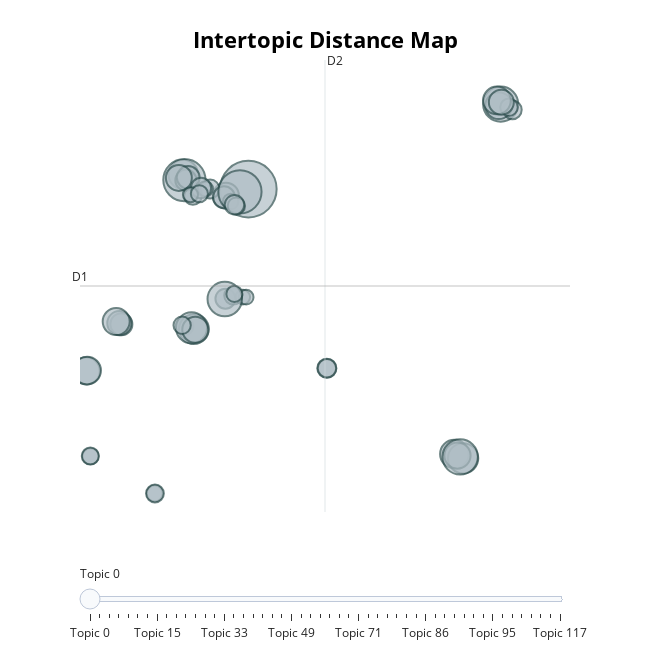

Notebook code cell kept with this figure:
### Code cell
topic_model.visualize_topics()

### Figure 1 — Plotly figure (JSON) as saved in the notebook; plotly's stock layout.template omitted (floating-point values rounded to 4 significant figures; data arrays with more than 128 entries replaced by an {"elided": "..."} marker saying what was removed)
{"data": [{"customdata": {"elided": "50x5 mixed values"}, "hovertemplate": "<b>Topic %{customdata[2]}</b><br>Words: %{customdata[3]}<br>Size: %{customdata[4]}", "legendgroup": "", "marker": {"color": "#B0BEC5", "line": {"color": "DarkSlateGrey", "width": 2}, "size": [107, 395, 220, 32, 26, 101, 114, 55, 49, 64, 60, 45, 42, 85, 152, 84, 83, 27, 40, 43, 155, 44, 38, 40, 91, 29, 59, 51, 110, 30, 147, 89, 38, 28, 119, 231, 39, 37, 84, 72, 95, 36, 32, 32, 95, 77, 90, 36, 37, 47], "sizemode": "area", "sizeref": 0.2469, "symbol": "circle"}, "mode": "markers", "name": "", "orientation": "v", "showlegend": false, "type": "scatter", "x": [2.509, 5.469, 2.559, 1.211, 5.217, 14.84, 15.24, 2.626, 4.425, 2.732, -0.3106, 9.04, 9.045, 14.98, 16.95, 4.447, 2.307, 5.367, 4.782, 17.48, 15.11, 3.728, 2.947, 2.565, -1.906, 3.509, 4.36, 3.312, 2.991, 4.666, 4.396, 16.86, 17.33, 2.835, 2.883, 5.085, 1.219, 4.922, 3.054, -0.4008, -1.87, 3.24, 4.834, -1.715, 16.78, 16.98, -0.5449, -1.723, 2.456, 4.837], "xaxis": "x", "y": [18.01, 16.67, 17.5, -11.34, 6.728, -7.714, -8.11, 17.5, 6.584, 17.74, 4.239, 0.1794, 0.1784, -7.854, 24.49, 16.07, 17.7, 6.725, 6.869, 23.96, -7.976, 16.68, 16.03, 4.049, -0.06396, 16.69, 15.92, 16.77, 3.788, 15.52, 6.55, 24.35, 24.21, 16.15, 3.895, 16.42, -11.35, 15.11, 3.729, 4.329, -0.02807, 16.25, 7.024, -7.917, 24.83, 24.67, 4.473, -7.899, 4.137, 15.23], "yaxis": "y"}], "layout": {"annotations": [{"showarrow": false, "text": "D1", "x": -2.192, "y": 7.751, "yshift": 10}, {"showarrow": false, "text": "D2", "x": 8.956, "xshift": 10, "y": 28.55}], "height": 650, "hoverlabel": {"bgcolor": "white", "font": {"family": "Rockwell", "size": 16}}, "legend": {"itemsizing": "constant", "tracegroupgap": 0}, "margin": {"t": 60}, "shapes": [{"line": {"color": "#CFD8DC", "width": 2}, "type": "line", "x0": 8.956, "x1": 8.956, "y0": -13.05, "y1": 28.55}, {"line": {"color": "#9E9E9E", "width": 2}, "type": "line", "x0": -2.192, "x1": 20.1, "y0": 7.751, "y1": 7.751}], "sliders": [{"active": 0, "pad": {"t": 50}, "steps": [{"args": [{"marker.color": [["red", "#B0BEC5", "#B0BEC5", "#B0BEC5", "#B0BEC5", "#B0BEC5", "#B0BEC5", "#B0BEC5", "#B0BEC5", "#B0BEC5", "#B0BEC5", "#B0BEC5", "#B0BEC5", "#B0BEC5", "#B0BEC5", "#B0BEC5", "#B0BEC5", "#B0BEC5", "#B0BEC5", "#B0BEC5", "#B0BEC5", "#B0BEC5", "#B0BEC5", "#B0BEC5", "#B0BEC5", "#B0BEC5", "#B0BEC5", "#B0BEC5", "#B0BEC5", "#B0BEC5", "#B0BEC5", "#B0BEC5", "#B0BEC5", "#B0BEC5", "#B0BEC5", "#B0BEC5", "#B0BEC5", "#B0BEC5", "#B0BEC5", "#B0BEC5", "#B0BEC5", "#B0BEC5", "#B0BEC5", "#B0BEC5", "#B0BEC5", "#B0BEC5", "#B0BEC5", "#B0BEC5", "#B0BEC5", "#B0BEC5"]]}], "label": "Topic 0", "method": "update"}, {"args": [{"marker.color": [["#B0BEC5", "red", "#B0BEC5", "#B0BEC5", "#B0BEC5", "#B0BEC5", "#B0BEC5", "#B0BEC5", "#B0BEC5", "#B0BEC5", "#B0BEC5", "#B0BEC5", "#B0BEC5", "#B0BEC5", "#B0BEC5", "#B0BEC5", "#B0BEC5", "#B0BEC5", "#B0BEC5", "#B0BEC5", "#B0BEC5", "#B0BEC5", "#B0BEC5", "#B0BEC5", "#B0BEC5", "#B0BEC5", "#B0BEC5", "#B0BEC5", "#B0BEC5", "#B0BEC5", "#B0BEC5", "#B0BEC5", "#B0BEC5", "#B0BEC5", "#B0BEC5", "#B0BEC5", "#B0BEC5", "#B0BEC5", "#B0BEC5", "#B0BEC5", "#B0BEC5", "#B0BEC5", "#B0BEC5", "#B0BEC5", "#B0BEC5", "#B0BEC5", "#B0BEC5", "#B0BEC5", "#B0BEC5", "#B0BEC5"]]}], "label": "Topic 5", "method": "update"}, {"args": [{"marker.color": [["#B0BEC5", "#B0BEC5", "red", "#B0BEC5", "#B0BEC5", "#B0BEC5", "#B0BEC5", "#B0BEC5", "#B0BEC5", "#B0BEC5", "#B0BEC5", "#B0BEC5", "#B0BEC5", "#B0BEC5", "#B0BEC5", "#B0BEC5", "#B0BEC5", "#B0BEC5", "#B0BEC5", "#B0BEC5", "#B0BEC5", "#B0BEC5", "#B0BEC5", "#B0BEC5", "#B0BEC5", "#B0BEC5", "#B0BEC5", "#B0BEC5", "#B0BEC5", "#B0BEC5", "#B0BEC5", "#B0BEC5", "#B0BEC5", "#B0BEC5", "#B0BEC5", "#B0BEC5", "#B0BEC5", "#B0BEC5", "#B0BEC5", "#B0BEC5", "#B0BEC5", "#B0BEC5", "#B0BEC5", "#B0BEC5", "#B0BEC5", "#B0BEC5", "#B0BEC5", "#B0BEC5", "#B0BEC5", "#B0BEC5"]]}], "label": "Topic 6", "method": "update"}, {"args": [{"marker.color": [["#B0BEC5", "#B0BEC5", "#B0BEC5", "red", "#B0BEC5", "#B0BEC5", "#B0BEC5", "#B0BEC5", "#B0BEC5", "#B0BEC5", "#B0BEC5", "#B0BEC5", "#B0BEC5", "#B0BEC5", "#B0BEC5", "#B0BEC5", "#B0BEC5", "#B0BEC5", "#B0BEC5", "#B0BEC5", "#B0BEC5", "#B0BEC5", "#B0BEC5", "#B0BEC5", "#B0BEC5", "#B0BEC5", "#B0BEC5", "#B0BEC5", "#B0BEC5", "#B0BEC5", "#B0BEC5", "#B0BEC5", "#B0BEC5", "#B0BEC5", "#B0BEC5", "#B0BEC5", "#B0BEC5", "#B0BEC5", "#B0BEC5", "#B0BEC5", "#B0BEC5", "#B0BEC5", "#B0BEC5", "#B0BEC5", "#B0BEC5", "#B0BEC5", "#B0BEC5", "#B0BEC5", "#B0BEC5", "#B0BEC5"]]}], "label": "Topic 8", "method": "update"}, {"args": [{"marker.color": [["#B0BEC5", "#B0BEC5", "#B0BEC5", "#B0BEC5", "red", "#B0BEC5", "#B0BEC5", "#B0BEC5", "#B0BEC5", "#B0BEC5", "#B0BEC5", "#B0BEC5", "#B0BEC5", "#B0BEC5", "#B0BEC5", "#B0BEC5", "#B0BEC5", "#B0BEC5", "#B0BEC5", "#B0BEC5", "#B0BEC5", "#B0BEC5", "#B0BEC5", "#B0BEC5", "#B0BEC5", "#B0BEC5", "#B0BEC5", "#B0BEC5", "#B0BEC5", "#B0BEC5", "#B0BEC5", "#B0BEC5", "#B0BEC5", "#B0BEC5", "#B0BEC5", "#B0BEC5", "#B0BEC5", "#B0BEC5", "#B0BEC5", "#B0BEC5", "#B0BEC5", "#B0BEC5", "#B0BEC5", "#B0BEC5", "#B0BEC5", "#B0BEC5", "#B0BEC5", "#B0BEC5", "#B0BEC5", "#B0BEC5"]]}], "label": "Topic 10", "method": "update"}, {"args": [{"marker.color": [["#B0BEC5", "#B0BEC5", "#B0BEC5", "#B0BEC5", "#B0BEC5", "red", "#B0BEC5", "#B0BEC5", "#B0BEC5", "#B0BEC5", "#B0BEC5", "#B0BEC5", "#B0BEC5", "#B0BEC5", "#B0BEC5", "#B0BEC5", "#B0BEC5", "#B0BEC5", "#B0BEC5", "#B0BEC5", "#B0BEC5", "#B0BEC5", "#B0BEC5", "#B0BEC5", "#B0BEC5", "#B0BEC5", "#B0BEC5", "#B0BEC5", "#B0BEC5", "#B0BEC5", "#B0BEC5", "#B0BEC5", "#B0BEC5", "#B0BEC5", "#B0BEC5", "#B0BEC5", "#B0BEC5", "#B0BEC5", "#B0BEC5", "#B0BEC5", "#B0BEC5", "#B0BEC5", "#B0BEC5", "#B0BEC5", "#B0BEC5", "#B0BEC5", "#B0BEC5", "#B0BEC5", "#B0BEC5", "#B0BEC5"]]}], "label": "Topic 13", "method": "update"}, {"args": [{"marker.color": [["#B0BEC5", "#B0BEC5", "#B0BEC5", "#B0BEC5", "#B0BEC5", "#B0BEC5", "red", "#B0BEC5", "#B0BEC5", "#B0BEC5", "#B0BEC5", "#B0BEC5", "#B0BEC5", "#B0BEC5", "#B0BEC5", "#B0BEC5", "#B0BEC5", "#B0BEC5", "#B0BEC5", "#B0BEC5", "#B0BEC5", "#B0BEC5", "#B0BEC5", "#B0BEC5", "#B0BEC5", "#B0BEC5", "#B0BEC5", "#B0BEC5", "#B0BEC5", "#B0BEC5", "#B0BEC5", "#B0BEC5", "#B0BEC5", "#B0BEC5", "#B0BEC5", "#B0BEC5", "#B0BEC5", "#B0BEC5", "#B0BEC5", "#B0BEC5", "#B0BEC5", "#B0BEC5", "#B0BEC5", "#B0BEC5", "#B0BEC5", "#B0BEC5", "#B0BEC5", "#B0BEC5", "#B0BEC5", "#B0BEC5"]]}], "label": "Topic 14", "method": "update"}, {"args": [{"marker.color": [["#B0BEC5", "#B0BEC5", "#B0BEC5", "#B0BEC5", "#B0BEC5", "#B0BEC5", "#B0BEC5", "red", "#B0BEC5", "#B0BEC5", "#B0BEC5", "#B0BEC5", "#B0BEC5", "#B0BEC5", "#B0BEC5", "#B0BEC5", "#B0BEC5", "#B0BEC5", "#B0BEC5", "#B0BEC5", "#B0BEC5", "#B0BEC5", "#B0BEC5", "#B0BEC5", "#B0BEC5", "#B0BEC5", "#B0BEC5", "#B0BEC5", "#B0BEC5", "#B0BEC5", "#B0BEC5", "#B0BEC5", "#B0BEC5", "#B0BEC5", "#B0BEC5", "#B0BEC5", "#B0BEC5", "#B0BEC5", "#B0BEC5", "#B0BEC5", "#B0BEC5", "#B0BEC5", "#B0BEC5", "#B0BEC5", "#B0BEC5", "#B0BEC5", "#B0BEC5", "#B0BEC5", "#B0BEC5", "#B0BEC5"]]}], "label": "Topic 15", "method": "update"}, {"args": [{"marker.color": [["#B0BEC5", "#B0BEC5", "#B0BEC5", "#B0BEC5", "#B0BEC5", "#B0BEC5", "#B0BEC5", "#B0BEC5", "red", "#B0BEC5", "#B0BEC5", "#B0BEC5", "#B0BEC5", "#B0BEC5", "#B0BEC5", "#B0BEC5", "#B0BEC5", "#B0BEC5", "#B0BEC5", "#B0BEC5", "#B0BEC5", "#B0BEC5", "#B0BEC5", "#B0BEC5", "#B0BEC5", "#B0BEC5", "#B0BEC5", "#B0BEC5", "#B0BEC5", "#B0BEC5", "#B0BEC5", "#B0BEC5", "#B0BEC5", "#B0BEC5", "#B0BEC5", "#B0BEC5", "#B0BEC5", "#B0BEC5", "#B0BEC5", "#B0BEC5", "#B0BEC5", "#B0BEC5", "#B0BEC5", "#B0BEC5", "#B0BEC5", "#B0BEC5", "#B0BEC5", "#B0BEC5", "#B0BEC5", "#B0BEC5"]]}], "label": "Topic 20", "method": "update"}, {"args": [{"marker.color": [["#B0BEC5", "#B0BEC5", "#B0BEC5", "#B0BEC5", "#B0BEC5", "#B0BEC5", "#B0BEC5", "#B0BEC5", "#B0BEC5", "red", "#B0BEC5", "#B0BEC5", "#B0BEC5", "#B0BEC5", "#B0BEC5", "#B0BEC5", "#B0BEC5", "#B0BEC5", "#B0BEC5", "#B0BEC5", "#B0BEC5", "#B0BEC5", "#B0BEC5", "#B0BEC5", "#B0BEC5", "#B0BEC5", "#B0BEC5", "#B0BEC5", "#B0BEC5", "#B0BEC5", "#B0BEC5", "#B0BEC5", "#B0BEC5", "#B0BEC5", "#B0BEC5", "#B0BEC5", "#B0BEC5", "#B0BEC5", "#B0BEC5", "#B0BEC5", "#B0BEC5", "#B0BEC5", "#B0BEC5", "#B0BEC5", "#B0BEC5", "#B0BEC5", "#B0BEC5", "#B0BEC5", "#B0BEC5", "#B0BEC5"]]}], "label": "Topic 23", "method": "update"}, {"args": [{"marker.color": [["#B0BEC5", "#B0BEC5", "#B0BEC5", "#B0BEC5", "#B0BEC5", "#B0BEC5", "#B0BEC5", "#B0BEC5", "#B0BEC5", "#B0BEC5", "red", "#B0BEC5", "#B0BEC5", "#B0BEC5", "#B0BEC5", "#B0BEC5", "#B0BEC5", "#B0BEC5", "#B0BEC5", "#B0BEC5", "#B0BEC5", "#B0BEC5", "#B0BEC5", "#B0BEC5", "#B0BEC5", "#B0BEC5", "#B0BEC5", "#B0BEC5", "#B0BEC5", "#B0BEC5", "#B0BEC5", "#B0BEC5", "#B0BEC5", "#B0BEC5", "#B0BEC5", "#B0BEC5", "#B0BEC5", "#B0BEC5", "#B0BEC5", "#B0BEC5", "#B0BEC5", "#B0BEC5", "#B0BEC5", "#B0BEC5", "#B0BEC5", "#B0BEC5", "#B0BEC5", "#B0BEC5", "#B0BEC5", "#B0BEC5"]]}], "label": "Topic 27", "method": "update"}, {"args": [{"marker.color": [["#B0BEC5", "#B0BEC5", "#B0BEC5", "#B0BEC5", "#B0BEC5", "#B0BEC5", "#B0BEC5", "#B0BEC5", "#B0BEC5", "#B0BEC5", "#B0BEC5", "red", "#B0BEC5", "#B0BEC5", "#B0BEC5", "#B0BEC5", "#B0BEC5", "#B0BEC5", "#B0BEC5", "#B0BEC5", "#B0BEC5", "#B0BEC5", "#B0BEC5", "#B0BEC5", "#B0BEC5", "#B0BEC5", "#B0BEC5", "#B0BEC5", "#B0BEC5", "#B0BEC5", "#B0BEC5", "#B0BEC5", "#B0BEC5", "#B0BEC5", "#B0BEC5", "#B0BEC5", "#B0BEC5", "#B0BEC5", "#B0BEC5", "#B0BEC5", "#B0BEC5", "#B0BEC5", "#B0BEC5", "#B0BEC5", "#B0BEC5", "#B0BEC5", "#B0BEC5", "#B0BEC5", "#B0BEC5", "#B0BEC5"]]}], "label": "Topic 28", "method": "update"}, {"args": [{"marker.color": [["#B0BEC5", "#B0BEC5", "#B0BEC5", "#B0BEC5", "#B0BEC5", "#B0BEC5", "#B0BEC5", "#B0BEC5", "#B0BEC5", "#B0BEC5", "#B0BEC5", "#B0BEC5", "red", "#B0BEC5", "#B0BEC5", "#B0BEC5", "#B0BEC5", "#B0BEC5", "#B0BEC5", "#B0BEC5", "#B0BEC5", "#B0BEC5", "#B0BEC5", "#B0BEC5", "#B0BEC5", "#B0BEC5", "#B0BEC5", "#B0BEC5", "#B0BEC5", "#B0BEC5", "#B0BEC5", "#B0BEC5", "#B0BEC5", "#B0BEC5", "#B0BEC5", "#B0BEC5", "#B0BEC5", "#B0BEC5", "#B0BEC5", "#B0BEC5", "#B0BEC5", "#B0BEC5", "#B0BEC5", "#B0BEC5", "#B0BEC5", "#B0BEC5", "#B0BEC5", "#B0BEC5", "#B0BEC5", "#B0BEC5"]]}], "label": "Topic 29", "method": "update"}, {"args": [{"marker.color": [["#B0BEC5", "#B0BEC5", "#B0BEC5", "#B0BEC5", "#B0BEC5", "#B0BEC5", "#B0BEC5", "#B0BEC5", "#B0BEC5", "#B0BEC5", "#B0BEC5", "#B0BEC5", "#B0BEC5", "red", "#B0BEC5", "#B0BEC5", "#B0BEC5", "#B0BEC5", "#B0BEC5", "#B0BEC5", "#B0BEC5", "#B0BEC5", "#B0BEC5", "#B0BEC5", "#B0BEC5", "#B0BEC5", "#B0BEC5", "#B0BEC5", "#B0BEC5", "#B0BEC5", "#B0BEC5", "#B0BEC5", "#B0BEC5", "#B0BEC5", "#B0BEC5", "#B0BEC5", "#B0BEC5", "#B0BEC5", "#B0BEC5", "#B0BEC5", "#B0BEC5", "#B0BEC5", "#B0BEC5", "#B0BEC5", "#B0BEC5", "#B0BEC5", "#B0BEC5", "#B0BEC5", "#B0BEC5", "#B0BEC5"]]}], "label": "Topic 32", "method": "update"}, {"args": [{"marker.color": [["#B0BEC5", "#B0BEC5", "#B0BEC5", "#B0BEC5", "#B0BEC5", "#B0BEC5", "#B0BEC5", "#B0BEC5", "#B0BEC5", "#B0BEC5", "#B0BEC5", "#B0BEC5", "#B0BEC5", "#B0BEC5", "red", "#B0BEC5", "#B0BEC5", "#B0BEC5", "#B0BEC5", "#B0BEC5", "#B0BEC5", "#B0BEC5", "#B0BEC5", "#B0BEC5", "#B0BEC5", "#B0BEC5", "#B0BEC5", "#B0BEC5", "#B0BEC5", "#B0BEC5", "#B0BEC5", "#B0BEC5", "#B0BEC5", "#B0BEC5", "#B0BEC5", "#B0BEC5", "#B0BEC5", "#B0BEC5", "#B0BEC5", "#B0BEC5", "#B0BEC5", "#B0BEC5", "#B0BEC5", "#B0BEC5", "#B0BEC5", "#B0BEC5", "#B0BEC5", "#B0BEC5", "#B0BEC5", "#B0BEC5"]]}], "label": "Topic 33", "method": "update"}, {"args": [{"marker.color": [["#B0BEC5", "#B0BEC5", "#B0BEC5", "#B0BEC5", "#B0BEC5", "#B0BEC5", "#B0BEC5", "#B0BEC5", "#B0BEC5", "#B0BEC5", "#B0BEC5", "#B0BEC5", "#B0BEC5", "#B0BEC5", "#B0BEC5", "red", "#B0BEC5", "#B0BEC5", "#B0BEC5", "#B0BEC5", "#B0BEC5", "#B0BEC5", "#B0BEC5", "#B0BEC5", "#B0BEC5", "#B0BEC5", "#B0BEC5", "#B0BEC5", "#B0BEC5", "#B0BEC5", "#B0BEC5", "#B0BEC5", "#B0BEC5", "#B0BEC5", "#B0BEC5", "#B0BEC5", "#B0BEC5", "#B0BEC5", "#B0BEC5", "#B0BEC5", "#B0BEC5", "#B0BEC5", "#B0BEC5", "#B0BEC5", "#B0BEC5", "#B0BEC5", "#B0BEC5", "#B0BEC5", "#B0BEC5", "#B0BEC5"]]}], "label": "Topic 35", "method": "update"}, {"args": [{"marker.color": [["#B0BEC5", "#B0BEC5", "#B0BEC5", "#B0BEC5", "#B0BEC5", "#B0BEC5", "#B0BEC5", "#B0BEC5", "#B0BEC5", "#B0BEC5", "#B0BEC5", "#B0BEC5", "#B0BEC5", "#B0BEC5", "#B0BEC5", "#B0BEC5", "red", "#B0BEC5", "#B0BEC5", "#B0BEC5", "#B0BEC5", "#B0BEC5", "#B0BEC5", "#B0BEC5", "#B0BEC5", "#B0BEC5", "#B0BEC5", "#B0BEC5", "#B0BEC5", "#B0BEC5", "#B0BEC5", "#B0BEC5", "#B0BEC5", "#B0BEC5", "#B0BEC5", "#B0BEC5", "#B0BEC5", "#B0BEC5", "#B0BEC5", "#B0BEC5", "#B0BEC5", "#B0BEC5", "#B0BEC5", "#B0BEC5", "#B0BEC5", "#B0BEC5", "#B0BEC5", "#B0BEC5", "#B0BEC5", "#B0BEC5"]]}], "label": "Topic 37", "method": "update"}, {"args": [{"marker.color": [["#B0BEC5", "#B0BEC5", "#B0BEC5", "#B0BEC5", "#B0BEC5", "#B0BEC5", "#B0BEC5", "#B0BEC5", "#B0BEC5", "#B0BEC5", "#B0BEC5", "#B0BEC5", "#B0BEC5", "#B0BEC5", "#B0BEC5", "#B0BEC5", "#B0BEC5", "red", "#B0BEC5", "#B0BEC5", "#B0BEC5", "#B0BEC5", "#B0BEC5", "#B0BEC5", "#B0BEC5", "#B0BEC5", "#B0BEC5", "#B0BEC5", "#B0BEC5", "#B0BEC5", "#B0BEC5", "#B0BEC5", "#B0BEC5", "#B0BEC5", "#B0BEC5", "#B0BEC5", "#B0BEC5", "#B0BEC5", "#B0BEC5", "#B0BEC5", "#B0BEC5", "#B0BEC5", "#B0BEC5", "#B0BEC5", "#B0BEC5", "#B0BEC5", "#B0BEC5", "#B0BEC5", "#B0BEC5", "#B0BEC5"]]}], "label": "Topic 41", "method": "update"}, {"args": [{"marker.color": [["#B0BEC5", "#B0BEC5", "#B0BEC5", "#B0BEC5", "#B0BEC5", "#B0BEC5", "#B0BEC5", "#B0BEC5", "#B0BEC5", "#B0BEC5", "#B0BEC5", "#B0BEC5", "#B0BEC5", "#B0BEC5", "#B0BEC5", "#B0BEC5", "#B0BEC5", "#B0BEC5", "red", "#B0BEC5", "#B0BEC5", "#B0BEC5", "#B0BEC5", "#B0BEC5", "#B0BEC5", "#B0BEC5", "#B0BEC5", "#B0BEC5", "#B0BEC5", "#B0BEC5", "#B0BEC5", "#B0BEC5", "#B0BEC5", "#B0BEC5", "#B0BEC5", "#B0BEC5", "#B0BEC5", "#B0BEC5", "#B0BEC5", "#B0BEC5", "#B0BEC5", "#B0BEC5", "#B0BEC5", "#B0BEC5", "#B0BEC5", "#B0BEC5", "#B0BEC5", "#B0BEC5", "#B0BEC5", "#B0BEC5"]]}], "label": "Topic 42", "method": "update"}, {"args": [{"marker.color": [["#B0BEC5", "#B0BEC5", "#B0BEC5", "#B0BEC5", "#B0BEC5", "#B0BEC5", "#B0BEC5", "#B0BEC5", "#B0BEC5", "#B0BEC5", "#B0BEC5", "#B0BEC5", "#B0BEC5", "#B0BEC5", "#B0BEC5", "#B0BEC5", "#B0BEC5", "#B0BEC5", "#B0BEC5", "red", "#B0BEC5", "#B0BEC5", "#B0BEC5", "#B0BEC5", "#B0BEC5", "#B0BEC5", "#B0BEC5", "#B0BEC5", "#B0BEC5", "#B0BEC5", "#B0BEC5", "#B0BEC5", "#B0BEC5", "#B0BEC5", "#B0BEC5", "#B0BEC5", "#B0BEC5", "#B0BEC5", "#B0BEC5", "#B0BEC5", "#B0BEC5", "#B0BEC5", "#B0BEC5", "#B0BEC5", "#B0BEC5", "#B0BEC5", "#B0BEC5", "#B0BEC5", "#B0BEC5", "#B0BEC5"]]}], "label": "Topic 44", "method": "update"}, {"args": [{"marker.color": [["#B0BEC5", "#B0BEC5", "#B0BEC5", "#B0BEC5", "#B0BEC5", "#B0BEC5", "#B0BEC5", "#B0BEC5", "#B0BEC5", "#B0BEC5", "#B0BEC5", "#B0BEC5", "#B0BEC5", "#B0BEC5", "#B0BEC5", "#B0BEC5", "#B0BEC5", "#B0BEC5", "#B0BEC5", "#B0BEC5", "red", "#B0BEC5", "#B0BEC5", "#B0BEC5", "#B0BEC5", "#B0BEC5", "#B0BEC5", "#B0BEC5", "#B0BEC5", "#B0BEC5", "#B0BEC5", "#B0BEC5", "#B0BEC5", "#B0BEC5", "#B0BEC5", "#B0BEC5", "#B0BEC5", "#B0BEC5", "#B0BEC5", "#B0BEC5", "#B0BEC5", "#B0BEC5", "#B0BEC5", "#B0BEC5", "#B0BEC5", "#B0BEC5", "#B0BEC5", "#B0BEC5", "#B0BEC5", "#B0BEC5"]]}], "label": "Topic 47", "method": "update"}, {"args": [{"marker.color": [["#B0BEC5", "#B0BEC5", "#B0BEC5", "#B0BEC5", "#B0BEC5", "#B0BEC5", "#B0BEC5", "#B0BEC5", "#B0BEC5", "#B0BEC5", "#B0BEC5", "#B0BEC5", "#B0BEC5", "#B0BEC5", "#B0BEC5", "#B0BEC5", "#B0BEC5", "#B0BEC5", "#B0BEC5", "#B0BEC5", "#B0BEC5", "red", "#B0BEC5", "#B0BEC5", "#B0BEC5", "#B0BEC5", "#B0BEC5", "#B0BEC5", "#B0BEC5", "#B0BEC5", "#B0BEC5", "#B0BEC5", "#B0BEC5", "#B0BEC5", "#B0BEC5", "#B0BEC5", "#B0BEC5", "#B0BEC5", "#B0BEC5", "#B0BEC5", "#B0BEC5", "#B0BEC5", "#B0BEC5", "#B0BEC5", "#B0BEC5", "#B0BEC5", "#B0BEC5", "#B0BEC5", "#B0BEC5", "#B0BEC5"]]}], "label": "Topic 49", "method": "update"}, {"args": [{"marker.color": [["#B0BEC5", "#B0BEC5", "#B0BEC5", "#B0BEC5", "#B0BEC5", "#B0BEC5", "#B0BEC5", "#B0BEC5", "#B0BEC5", "#B0BEC5", "#B0BEC5", "#B0BEC5", "#B0BEC5", "#B0BEC5", "#B0BEC5", "#B0BEC5", "#B0BEC5", "#B0BEC5", "#B0BEC5", "#B0BEC5", "#B0BEC5", "#B0BEC5", "red", "#B0BEC5", "#B0BEC5", "#B0BEC5", "#B0BEC5", "#B0BEC5", "#B0BEC5", "#B0BEC5", "#B0BEC5", "#B0BEC5", "#B0BEC5", "#B0BEC5", "#B0BEC5", "#B0BEC5", "#B0BEC5", "#B0BEC5", "#B0BEC5", "#B0BEC5", "#B0BEC5", "#B0BEC5", "#B0BEC5", "#B0BEC5", "#B0BEC5", "#B0BEC5", "#B0BEC5", "#B0BEC5", "#B0BEC5", "#B0BEC5"]]}], "label": "Topic 60", "method": "update"}, {"args": [{"marker.color": [["#B0BEC5", "#B0BEC5", "#B0BEC5", "#B0BEC5", "#B0BEC5", "#B0BEC5", "#B0BEC5", "#B0BEC5", "#B0BEC5", "#B0BEC5", "#B0BEC5", "#B0BEC5", "#B0BEC5", "#B0BEC5", "#B0BEC5", "#B0BEC5", "#B0BEC5", "#B0BEC5", "#B0BEC5", "#B0BEC5", "#B0BEC5", "#B0BEC5", "#B0BEC5", "red", "#B0BEC5", "#B0BEC5", "#B0BEC5", "#B0BEC5", "#B0BEC5", "#B0BEC5", "#B0BEC5", "#B0BEC5", "#B0BEC5", "#B0BEC5", "#B0BEC5", "#B0BEC5", "#B0BEC5", "#B0BEC5", "#B0BEC5", "#B0BEC5", "#B0BEC5", "#B0BEC5", "#B0BEC5", "#B0BEC5", "#B0BEC5", "#B0BEC5", "#B0BEC5", "#B0BEC5", "#B0BEC5", "#B0BEC5"]]}], "label": "Topic 61", "method": "update"}, {"args": [{"marker.color": [["#B0BEC5", "#B0BEC5", "#B0BEC5", "#B0BEC5", "#B0BEC5", "#B0BEC5", "#B0BEC5", "#B0BEC5", "#B0BEC5", "#B0BEC5", "#B0BEC5", "#B0BEC5", "#B0BEC5", "#B0BEC5", "#B0BEC5", "#B0BEC5", "#B0BEC5", "#B0BEC5", "#B0BEC5", "#B0BEC5", "#B0BEC5", "#B0BEC5", "#B0BEC5", "#B0BEC5", "red", "#B0BEC5", "#B0BEC5", "#B0BEC5", "#B0BEC5", "#B0BEC5", "#B0BEC5", "#B0BEC5", "#B0BEC5", "#B0BEC5", "#B0BEC5", "#B0BEC5", "#B0BEC5", "#B0BEC5", "#B0BEC5", "#B0BEC5", "#B0BEC5", "#B0BEC5", "#B0BEC5", "#B0BEC5", "#B0BEC5", "#B0BEC5", "#B0BEC5", "#B0BEC5", "#B0BEC5", "#B0BEC5"]]}], "label": "Topic 64", "method": "update"}, {"args": [{"marker.color": [["#B0BEC5", "#B0BEC5", "#B0BEC5", "#B0BEC5", "#B0BEC5", "#B0BEC5", "#B0BEC5", "#B0BEC5", "#B0BEC5", "#B0BEC5", "#B0BEC5", "#B0BEC5", "#B0BEC5", "#B0BEC5", "#B0BEC5", "#B0BEC5", "#B0BEC5", "#B0BEC5", "#B0BEC5", "#B0BEC5", "#B0BEC5", "#B0BEC5", "#B0BEC5", "#B0BEC5", "#B0BEC5", "red", "#B0BEC5", "#B0BEC5", "#B0BEC5", "#B0BEC5", "#B0BEC5", "#B0BEC5", "#B0BEC5", "#B0BEC5", "#B0BEC5", "#B0BEC5", "#B0BEC5", "#B0BEC5", "#B0BEC5", "#B0BEC5", "#B0BEC5", "#B0BEC5", "#B0BEC5", "#B0BEC5", "#B0BEC5", "#B0BEC5", "#B0BEC5", "#B0BEC5", "#B0BEC5", "#B0BEC5"]]}], "label": "Topic 65", "method": "update"}, {"args": [{"marker.color": [["#B0BEC5", "#B0BEC5", "#B0BEC5", "#B0BEC5", "#B0BEC5", "#B0BEC5", "#B0BEC5", "#B0BEC5", "#B0BEC5", "#B0BEC5", "#B0BEC5", "#B0BEC5", "#B0BEC5", "#B0BEC5", "#B0BEC5", "#B0BEC5", "#B0BEC5", "#B0BEC5", "#B0BEC5", "#B0BEC5", "#B0BEC5", "#B0BEC5", "#B0BEC5", "#B0BEC5", "#B0BEC5", "#B0BEC5", "red", "#B0BEC5", "#B0BEC5", "#B0BEC5", "#B0BEC5", "#B0BEC5", "#B0BEC5", "#B0BEC5", "#B0BEC5", "#B0BEC5", "#B0BEC5", "#B0BEC5", "#B0BEC5", "#B0BEC5", "#B0BEC5", "#B0BEC5", "#B0BEC5", "#B0BEC5", "#B0BEC5", "#B0BEC5", "#B0BEC5", "#B0BEC5", "#B0BEC5", "#B0BEC5"]]}], "label": "Topic 67", "method": "update"}, {"args": [{"marker.color": [["#B0BEC5", "#B0BEC5", "#B0BEC5", "#B0BEC5", "#B0BEC5", "#B0BEC5", "#B0BEC5", "#B0BEC5", "#B0BEC5", "#B0BEC5", "#B0BEC5", "#B0BEC5", "#B0BEC5", "#B0BEC5", "#B0BEC5", "#B0BEC5", "#B0BEC5", "#B0BEC5", "#B0BEC5", "#B0BEC5", "#B0BEC5", "#B0BEC5", "#B0BEC5", "#B0BEC5", "#B0BEC5", "#B0BEC5", "#B0BEC5", "red", "#B0BEC5", "#B0BEC5", "#B0BEC5", "#B0BEC5", "#B0BEC5", "#B0BEC5", "#B0BEC5", "#B0BEC5", "#B0BEC5", "#B0BEC5", "#B0BEC5", "#B0BEC5", "#B0BEC5", "#B0BEC5", "#B0BEC5", "#B0BEC5", "#B0BEC5", "#B0BEC5", "#B0BEC5", "#B0BEC5", "#B0BEC5", "#B0BEC5"]]}], "label": "Topic 68", "method": "update"}, {"args": [{"marker.color": [["#B0BEC5", "#B0BEC5", "#B0BEC5", "#B0BEC5", "#B0BEC5", "#B0BEC5", "#B0BEC5", "#B0BEC5", "#B0BEC5", "#B0BEC5", "#B0BEC5", "#B0BEC5", "#B0BEC5", "#B0BEC5", "#B0BEC5", "#B0BEC5", "#B0BEC5", "#B0BEC5", "#B0BEC5", "#B0BEC5", "#B0BEC5", "#B0BEC5", "#B0BEC5", "#B0BEC5", "#B0BEC5", "#B0BEC5", "#B0BEC5", "#B0BEC5", "red", "#B0BEC5", "#B0BEC5", "#B0BEC5", "#B0BEC5", "#B0BEC5", "#B0BEC5", "#B0BEC5", "#B0BEC5", "#B0BEC5", "#B0BEC5", "#B0BEC5", "#B0BEC5", "#B0BEC5", "#B0BEC5", "#B0BEC5", "#B0BEC5", "#B0BEC5", "#B0BEC5", "#B0BEC5", "#B0BEC5", "#B0BEC5"]]}], "label": "Topic 71", "method": "update"}, {"args": [{"marker.color": [["#B0BEC5", "#B0BEC5", "#B0BEC5", "#B0BEC5", "#B0BEC5", "#B0BEC5", "#B0BEC5", "#B0BEC5", "#B0BEC5", "#B0BEC5", "#B0BEC5", "#B0BEC5", "#B0BEC5", "#B0BEC5", "#B0BEC5", "#B0BEC5", "#B0BEC5", "#B0BEC5", "#B0BEC5", "#B0BEC5", "#B0BEC5", "#B0BEC5", "#B0BEC5", "#B0BEC5", "#B0BEC5", "#B0BEC5", "#B0BEC5", "#B0BEC5", "#B0BEC5", "red", "#B0BEC5", "#B0BEC5", "#B0BEC5", "#B0BEC5", "#B0BEC5", "#B0BEC5", "#B0BEC5", "#B0BEC5", "#B0BEC5", "#B0BEC5", "#B0BEC5", "#B0BEC5", "#B0BEC5", "#B0BEC5", "#B0BEC5", "#B0BEC5", "#B0BEC5", "#B0BEC5", "#B0BEC5", "#B0BEC5"]]}], "label": "Topic 73", "method": "update"}, {"args": [{"marker.color": [["#B0BEC5", "#B0BEC5", "#B0BEC5", "#B0BEC5", "#B0BEC5", "#B0BEC5", "#B0BEC5", "#B0BEC5", "#B0BEC5", "#B0BEC5", "#B0BEC5", "#B0BEC5", "#B0BEC5", "#B0BEC5", "#B0BEC5", "#B0BEC5", "#B0BEC5", "#B0BEC5", "#B0BEC5", "#B0BEC5", "#B0BEC5", "#B0BEC5", "#B0BEC5", "#B0BEC5", "#B0BEC5", "#B0BEC5", "#B0BEC5", "#B0BEC5", "#B0BEC5", "#B0BEC5", "red", "#B0BEC5", "#B0BEC5", "#B0BEC5", "#B0BEC5", "#B0BEC5", "#B0BEC5", "#B0BEC5", "#B0BEC5", "#B0BEC5", "#B0BEC5", "#B0BEC5", "#B0BEC5", "#B0BEC5", "#B0BEC5", "#B0BEC5", "#B0BEC5", "#B0BEC5", "#B0BEC5", "#B0BEC5"]]}], "label": "Topic 74", "method": "update"}, {"args": [{"marker.color": [["#B0BEC5", "#B0BEC5", "#B0BEC5", "#B0BEC5", "#B0BEC5", "#B0BEC5", "#B0BEC5", "#B0BEC5", "#B0BEC5", "#B0BEC5", "#B0BEC5", "#B0BEC5", "#B0BEC5", "#B0BEC5", "#B0BEC5", "#B0BEC5", "#B0BEC5", "#B0BEC5", "#B0BEC5", "#B0BEC5", "#B0BEC5", "#B0BEC5", "#B0BEC5", "#B0BEC5", "#B0BEC5", "#B0BEC5", "#B0BEC5", "#B0BEC5", "#B0BEC5", "#B0BEC5", "#B0BEC5", "red", "#B0BEC5", "#B0BEC5", "#B0BEC5", "#B0BEC5", "#B0BEC5", "#B0BEC5", "#B0BEC5", "#B0BEC5", "#B0BEC5", "#B0BEC5", "#B0BEC5", "#B0BEC5", "#B0BEC5", "#B0BEC5", "#B0BEC5", "#B0BEC5", "#B0BEC5", "#B0BEC5"]]}], "label": "Topic 80", "method": "update"}, {"args": [{"marker.color": [["#B0BEC5", "#B0BEC5", "#B0BEC5", "#B0BEC5", "#B0BEC5", "#B0BEC5", "#B0BEC5", "#B0BEC5", "#B0BEC5", "#B0BEC5", "#B0BEC5", "#B0BEC5", "#B0BEC5", "#B0BEC5", "#B0BEC5", "#B0BEC5", "#B0BEC5", "#B0BEC5", "#B0BEC5", "#B0BEC5", "#B0BEC5", "#B0BEC5", "#B0BEC5", "#B0BEC5", "#B0BEC5", "#B0BEC5", "#B0BEC5", "#B0BEC5", "#B0BEC5", "#B0BEC5", "#B0BEC5", "#B0BEC5", "red", "#B0BEC5", "#B0BEC5", "#B0BEC5", "#B0BEC5", "#B0BEC5", "#B0BEC5", "#B0BEC5", "#B0BEC5", "#B0BEC5", "#B0BEC5", "#B0BEC5", "#B0BEC5", "#B0BEC5", "#B0BEC5", "#B0BEC5", "#B0BEC5", "#B0BEC5"]]}], "label": "Topic 82", "method": "update"}, {"args": [{"marker.color": [["#B0BEC5", "#B0BEC5", "#B0BEC5", "#B0BEC5", "#B0BEC5", "#B0BEC5", "#B0BEC5", "#B0BEC5", "#B0BEC5", "#B0BEC5", "#B0BEC5", "#B0BEC5", "#B0BEC5", "#B0BEC5", "#B0BEC5", "#B0BEC5", "#B0BEC5", "#B0BEC5", "#B0BEC5", "#B0BEC5", "#B0BEC5", "#B0BEC5", "#B0BEC5", "#B0BEC5", "#B0BEC5", "#B0BEC5", "#B0BEC5", "#B0BEC5", "#B0BEC5", "#B0BEC5", "#B0BEC5", "#B0BEC5", "#B0BEC5", "red", "#B0BEC5", "#B0BEC5", "#B0BEC5", "#B0BEC5", "#B0BEC5", "#B0BEC5", "#B0BEC5", "#B0BEC5", "#B0BEC5", "#B0BEC5", "#B0BEC5", "#B0BEC5", "#B0BEC5", "#B0BEC5", "#B0BEC5", "#B0BEC5"]]}], "label": "Topic 83", "method": "update"}, {"args": [{"marker.color": [["#B0BEC5", "#B0BEC5", "#B0BEC5", "#B0BEC5", "#B0BEC5", "#B0BEC5", "#B0BEC5", "#B0BEC5", "#B0BEC5", "#B0BEC5", "#B0BEC5", "#B0BEC5", "#B0BEC5", "#B0BEC5", "#B0BEC5", "#B0BEC5", "#B0BEC5", "#B0BEC5", "#B0BEC5", "#B0BEC5", "#B0BEC5", "#B0BEC5", "#B0BEC5", "#B0BEC5", "#B0BEC5", "#B0BEC5", "#B0BEC5", "#B0BEC5", "#B0BEC5", "#B0BEC5", "#B0BEC5", "#B0BEC5", "#B0BEC5", "#B0BEC5", "red", "#B0BEC5", "#B0BEC5", "#B0BEC5", "#B0BEC5", "#B0BEC5", "#B0BEC5", "#B0BEC5", "#B0BEC5", "#B0BEC5", "#B0BEC5", "#B0BEC5", "#B0BEC5", "#B0BEC5", "#B0BEC5", "#B0BEC5"]]}], "label": "Topic 85", "method": "update"}, {"args": [{"marker.color": [["#B0BEC5", "#B0BEC5", "#B0BEC5", "#B0BEC5", "#B0BEC5", "#B0BEC5", "#B0BEC5", "#B0BEC5", "#B0BEC5", "#B0BEC5", "#B0BEC5", "#B0BEC5", "#B0BEC5", "#B0BEC5", "#B0BEC5", "#B0BEC5", "#B0BEC5", "#B0BEC5", "#B0BEC5", "#B0BEC5", "#B0BEC5", "#B0BEC5", "#B0BEC5", "#B0BEC5", "#B0BEC5", "#B0BEC5", "#B0BEC5", "#B0BEC5", "#B0BEC5", "#B0BEC5", "#B0BEC5", "#B0BEC5", "#B0BEC5", "#B0BEC5", "#B0BEC5", "red", "#B0BEC5", "#B0BEC5", "#B0BEC5", "#B0BEC5", "#B0BEC5", "#B0BEC5", "#B0BEC5", "#B0BEC5", "#B0BEC5", "#B0BEC5", "#B0BEC5", "#B0BEC5", "#B0BEC5", "#B0BEC5"]]}], "label": "Topic 86", "method": "update"}, {"args": [{"marker.color": [["#B0BEC5", "#B0BEC5", "#B0BEC5", "#B0BEC5", "#B0BEC5", "#B0BEC5", "#B0BEC5", "#B0BEC5", "#B0BEC5", "#B0BEC5", "#B0BEC5", "#B0BEC5", "#B0BEC5", "#B0BEC5", "#B0BEC5", "#B0BEC5", "#B0BEC5", "#B0BEC5", "#B0BEC5", "#B0BEC5", "#B0BEC5", "#B0BEC5", "#B0BEC5", "#B0BEC5", "#B0BEC5", "#B0BEC5", "#B0BEC5", "#B0BEC5", "#B0BEC5", "#B0BEC5", "#B0BEC5", "#B0BEC5", "#B0BEC5", "#B0BEC5", "#B0BEC5", "#B0BEC5", "red", "#B0BEC5", "#B0BEC5", "#B0BEC5", "#B0BEC5", "#B0BEC5", "#B0BEC5", "#B0BEC5", "#B0BEC5", "#B0BEC5", "#B0BEC5", "#B0BEC5", "#B0BEC5", "#B0BEC5"]]}], "label": "Topic 88", "method": "update"}, {"args": [{"marker.color": [["#B0BEC5", "#B0BEC5", "#B0BEC5", "#B0BEC5", "#B0BEC5", "#B0BEC5", "#B0BEC5", "#B0BEC5", "#B0BEC5", "#B0BEC5", "#B0BEC5", "#B0BEC5", "#B0BEC5", "#B0BEC5", "#B0BEC5", "#B0BEC5", "#B0BEC5", "#B0BEC5", "#B0BEC5", "#B0BEC5", "#B0BEC5", "#B0BEC5", "#B0BEC5", "#B0BEC5", "#B0BEC5", "#B0BEC5", "#B0BEC5", "#B0BEC5", "#B0BEC5", "#B0BEC5", "#B0BEC5", "#B0BEC5", "#B0BEC5", "#B0BEC5", "#B0BEC5", "#B0BEC5", "#B0BEC5", "red", "#B0BEC5", "#B0BEC5", "#B0BEC5", "#B0BEC5", "#B0BEC5", "#B0BEC5", "#B0BEC5", "#B0BEC5", "#B0BEC5", "#B0BEC5", "#B0BEC5", "#B0BEC5"]]}], "label": "Topic 89", "method": "update"}, {"args": [{"marker.color": [["#B0BEC5", "#B0BEC5", "#B0BEC5", "#B0BEC5", "#B0BEC5", "#B0BEC5", "#B0BEC5", "#B0BEC5", "#B0BEC5", "#B0BEC5", "#B0BEC5", "#B0BEC5", "#B0BEC5", "#B0BEC5", "#B0BEC5", "#B0BEC5", "#B0BEC5", "#B0BEC5", "#B0BEC5", "#B0BEC5", "#B0BEC5", "#B0BEC5", "#B0BEC5", "#B0BEC5", "#B0BEC5", "#B0BEC5", "#B0BEC5", "#B0BEC5", "#B0BEC5", "#B0BEC5", "#B0BEC5", "#B0BEC5", "#B0BEC5", "#B0BEC5", "#B0BEC5", "#B0BEC5", "#B0BEC5", "#B0BEC5", "red", "#B0BEC5", "#B0BEC5", "#B0BEC5", "#B0BEC5", "#B0BEC5", "#B0BEC5", "#B0BEC5", "#B0BEC5", "#B0BEC5", "#B0BEC5", "#B0BEC5"]]}], "label": "Topic 90", "method": "update"}, {"args": [{"marker.color": [["#B0BEC5", "#B0BEC5", "#B0BEC5", "#B0BEC5", "#B0BEC5", "#B0BEC5", "#B0BEC5", "#B0BEC5", "#B0BEC5", "#B0BEC5", "#B0BEC5", "#B0BEC5", "#B0BEC5", "#B0BEC5", "#B0BEC5", "#B0BEC5", "#B0BEC5", "#B0BEC5", "#B0BEC5", "#B0BEC5", "#B0BEC5", "#B0BEC5", "#B0BEC5", "#B0BEC5", "#B0BEC5", "#B0BEC5", "#B0BEC5", "#B0BEC5", "#B0BEC5", "#B0BEC5", "#B0BEC5", "#B0BEC5", "#B0BEC5", "#B0BEC5", "#B0BEC5", "#B0BEC5", "#B0BEC5", "#B0BEC5", "#B0BEC5", "red", "#B0BEC5", "#B0BEC5", "#B0BEC5", "#B0BEC5", "#B0BEC5", "#B0BEC5", "#B0BEC5", "#B0BEC5", "#B0BEC5", "#B0BEC5"]]}], "label": "Topic 92", "method": "update"}, {"args": [{"marker.color": [["#B0BEC5", "#B0BEC5", "#B0BEC5", "#B0BEC5", "#B0BEC5", "#B0BEC5", "#B0BEC5", "#B0BEC5", "#B0BEC5", "#B0BEC5", "#B0BEC5", "#B0BEC5", "#B0BEC5", "#B0BEC5", "#B0BEC5", "#B0BEC5", "#B0BEC5", "#B0BEC5", "#B0BEC5", "#B0BEC5", "#B0BEC5", "#B0BEC5", "#B0BEC5", "#B0BEC5", "#B0BEC5", "#B0BEC5", "#B0BEC5", "#B0BEC5", "#B0BEC5", "#B0BEC5", "#B0BEC5", "#B0BEC5", "#B0BEC5", "#B0BEC5", "#B0BEC5", "#B0BEC5", "#B0BEC5", "#B0BEC5", "#B0BEC5", "#B0BEC5", "red", "#B0BEC5", "#B0BEC5", "#B0BEC5", "#B0BEC5", "#B0BEC5", "#B0BEC5", "#B0BEC5", "#B0BEC5", "#B0BEC5"]]}], "label": "Topic 93", "method": "update"}, {"args": [{"marker.color": [["#B0BEC5", "#B0BEC5", "#B0BEC5", "#B0BEC5", "#B0BEC5", "#B0BEC5", "#B0BEC5", "#B0BEC5", "#B0BEC5", "#B0BEC5", "#B0BEC5", "#B0BEC5", "#B0BEC5", "#B0BEC5", "#B0BEC5", "#B0BEC5", "#B0BEC5", "#B0BEC5", "#B0BEC5", "#B0BEC5", "#B0BEC5", "#B0BEC5", "#B0BEC5", "#B0BEC5", "#B0BEC5", "#B0BEC5", "#B0BEC5", "#B0BEC5", "#B0BEC5", "#B0BEC5", "#B0BEC5", "#B0BEC5", "#B0BEC5", "#B0BEC5", "#B0BEC5", "#B0BEC5", "#B0BEC5", "#B0BEC5", "#B0BEC5", "#B0BEC5", "#B0BEC5", "red", "#B0BEC5", "#B0BEC5", "#B0BEC5", "#B0BEC5", "#B0BEC5", "#B0BEC5", "#B0BEC5", "#B0BEC5"]]}], "label": "Topic 94", "method": "update"}, {"args": [{"marker.color": [["#B0BEC5", "#B0BEC5", "#B0BEC5", "#B0BEC5", "#B0BEC5", "#B0BEC5", "#B0BEC5", "#B0BEC5", "#B0BEC5", "#B0BEC5", "#B0BEC5", "#B0BEC5", "#B0BEC5", "#B0BEC5", "#B0BEC5", "#B0BEC5", "#B0BEC5", "#B0BEC5", "#B0BEC5", "#B0BEC5", "#B0BEC5", "#B0BEC5", "#B0BEC5", "#B0BEC5", "#B0BEC5", "#B0BEC5", "#B0BEC5", "#B0BEC5", "#B0BEC5", "#B0BEC5", "#B0BEC5", "#B0BEC5", "#B0BEC5", "#B0BEC5", "#B0BEC5", "#B0BEC5", "#B0BEC5", "#B0BEC5", "#B0BEC5", "#B0BEC5", "#B0BEC5", "#B0BEC5", "red", "#B0BEC5", "#B0BEC5", "#B0BEC5", "#B0BEC5", "#B0BEC5", "#B0BEC5", "#B0BEC5"]]}], "label": "Topic 95", "method": "update"}, {"args": [{"marker.color": [["#B0BEC5", "#B0BEC5", "#B0BEC5", "#B0BEC5", "#B0BEC5", "#B0BEC5", "#B0BEC5", "#B0BEC5", "#B0BEC5", "#B0BEC5", "#B0BEC5", "#B0BEC5", "#B0BEC5", "#B0BEC5", "#B0BEC5", "#B0BEC5", "#B0BEC5", "#B0BEC5", "#B0BEC5", "#B0BEC5", "#B0BEC5", "#B0BEC5", "#B0BEC5", "#B0BEC5", "#B0BEC5", "#B0BEC5", "#B0BEC5", "#B0BEC5", "#B0BEC5", "#B0BEC5", "#B0BEC5", "#B0BEC5", "#B0BEC5", "#B0BEC5", "#B0BEC5", "#B0BEC5", "#B0BEC5", "#B0BEC5", "#B0BEC5", "#B0BEC5", "#B0BEC5", "#B0BEC5", "#B0BEC5", "red", "#B0BEC5", "#B0BEC5", "#B0BEC5", "#B0BEC5", "#B0BEC5", "#B0BEC5"]]}], "label": "Topic 97", "method": "update"}, {"args": [{"marker.color": [["#B0BEC5", "#B0BEC5", "#B0BEC5", "#B0BEC5", "#B0BEC5", "#B0BEC5", "#B0BEC5", "#B0BEC5", "#B0BEC5", "#B0BEC5", "#B0BEC5", "#B0BEC5", "#B0BEC5", "#B0BEC5", "#B0BEC5", "#B0BEC5", "#B0BEC5", "#B0BEC5", "#B0BEC5", "#B0BEC5", "#B0BEC5", "#B0BEC5", "#B0BEC5", "#B0BEC5", "#B0BEC5", "#B0BEC5", "#B0BEC5", "#B0BEC5", "#B0BEC5", "#B0BEC5", "#B0BEC5", "#B0BEC5", "#B0BEC5", "#B0BEC5", "#B0BEC5", "#B0BEC5", "#B0BEC5", "#B0BEC5", "#B0BEC5", "#B0BEC5", "#B0BEC5", "#B0BEC5", "#B0BEC5", "#B0BEC5", "red", "#B0BEC5", "#B0BEC5", "#B0BEC5", "#B0BEC5", "#B0BEC5"]]}], "label": "Topic 104", "method": "update"}, {"args": [{"marker.color": [["#B0BEC5", "#B0BEC5", "#B0BEC5", "#B0BEC5", "#B0BEC5", "#B0BEC5", "#B0BEC5", "#B0BEC5", "#B0BEC5", "#B0BEC5", "#B0BEC5", "#B0BEC5", "#B0BEC5", "#B0BEC5", "#B0BEC5", "#B0BEC5", "#B0BEC5", "#B0BEC5", "#B0BEC5", "#B0BEC5", "#B0BEC5", "#B0BEC5", "#B0BEC5", "#B0BEC5", "#B0BEC5", "#B0BEC5", "#B0BEC5", "#B0BEC5", "#B0BEC5", "#B0BEC5", "#B0BEC5", "#B0BEC5", "#B0BEC5", "#B0BEC5", "#B0BEC5", "#B0BEC5", "#B0BEC5", "#B0BEC5", "#B0BEC5", "#B0BEC5", "#B0BEC5", "#B0BEC5", "#B0BEC5", "#B0BEC5", "#B0BEC5", "red", "#B0BEC5", "#B0BEC5", "#B0BEC5", "#B0BEC5"]]}], "label": "Topic 105", "method": "update"}, {"args": [{"marker.color": [["#B0BEC5", "#B0BEC5", "#B0BEC5", "#B0BEC5", "#B0BEC5", "#B0BEC5", "#B0BEC5", "#B0BEC5", "#B0BEC5", "#B0BEC5", "#B0BEC5", "#B0BEC5", "#B0BEC5", "#B0BEC5", "#B0BEC5", "#B0BEC5", "#B0BEC5", "#B0BEC5", "#B0BEC5", "#B0BEC5", "#B0BEC5", "#B0BEC5", "#B0BEC5", "#B0BEC5", "#B0BEC5", "#B0BEC5", "#B0BEC5", "#B0BEC5", "#B0BEC5", "#B0BEC5", "#B0BEC5", "#B0BEC5", "#B0BEC5", "#B0BEC5", "#B0BEC5", "#B0BEC5", "#B0BEC5", "#B0BEC5", "#B0BEC5", "#B0BEC5", "#B0BEC5", "#B0BEC5", "#B0BEC5", "#B0BEC5", "#B0BEC5", "#B0BEC5", "red", "#B0BEC5", "#B0BEC5", "#B0BEC5"]]}], "label": "Topic 107", "method": "update"}, {"args": [{"marker.color": [["#B0BEC5", "#B0BEC5", "#B0BEC5", "#B0BEC5", "#B0BEC5", "#B0BEC5", "#B0BEC5", "#B0BEC5", "#B0BEC5", "#B0BEC5", "#B0BEC5", "#B0BEC5", "#B0BEC5", "#B0BEC5", "#B0BEC5", "#B0BEC5", "#B0BEC5", "#B0BEC5", "#B0BEC5", "#B0BEC5", "#B0BEC5", "#B0BEC5", "#B0BEC5", "#B0BEC5", "#B0BEC5", "#B0BEC5", "#B0BEC5", "#B0BEC5", "#B0BEC5", "#B0BEC5", "#B0BEC5", "#B0BEC5", "#B0BEC5", "#B0BEC5", "#B0BEC5", "#B0BEC5", "#B0BEC5", "#B0BEC5", "#B0BEC5", "#B0BEC5", "#B0BEC5", "#B0BEC5", "#B0BEC5", "#B0BEC5", "#B0BEC5", "#B0BEC5", "#B0BEC5", "red", "#B0BEC5", "#B0BEC5"]]}], "label": "Topic 110", "method": "update"}, {"args": [{"marker.color": [["#B0BEC5", "#B0BEC5", "#B0BEC5", "#B0BEC5", "#B0BEC5", "#B0BEC5", "#B0BEC5", "#B0BEC5", "#B0BEC5", "#B0BEC5", "#B0BEC5", "#B0BEC5", "#B0BEC5", "#B0BEC5", "#B0BEC5", "#B0BEC5", "#B0BEC5", "#B0BEC5", "#B0BEC5", "#B0BEC5", "#B0BEC5", "#B0BEC5", "#B0BEC5", "#B0BEC5", "#B0BEC5", "#B0BEC5", "#B0BEC5", "#B0BEC5", "#B0BEC5", "#B0BEC5", "#B0BEC5", "#B0BEC5", "#B0BEC5", "#B0BEC5", "#B0BEC5", "#B0BEC5", "#B0BEC5", "#B0BEC5", "#B0BEC5", "#B0BEC5", "#B0BEC5", "#B0BEC5", "#B0BEC5", "#B0BEC5", "#B0BEC5", "#B0BEC5", "#B0BEC5", "#B0BEC5", "red", "#B0BEC5"]]}], "label": "Topic 111", "method": "update"}, {"args": [{"marker.color": [["#B0BEC5", "#B0BEC5", "#B0BEC5", "#B0BEC5", "#B0BEC5", "#B0BEC5", "#B0BEC5", "#B0BEC5", "#B0BEC5", "#B0BEC5", "#B0BEC5", "#B0BEC5", "#B0BEC5", "#B0BEC5", "#B0BEC5", "#B0BEC5", "#B0BEC5", "#B0BEC5", "#B0BEC5", "#B0BEC5", "#B0BEC5", "#B0BEC5", "#B0BEC5", "#B0BEC5", "#B0BEC5", "#B0BEC5", "#B0BEC5", "#B0BEC5", "#B0BEC5", "#B0BEC5", "#B0BEC5", "#B0BEC5", "#B0BEC5", "#B0BEC5", "#B0BEC5", "#B0BEC5", "#B0BEC5", "#B0BEC5", "#B0BEC5", "#B0BEC5", "#B0BEC5", "#B0BEC5", "#B0BEC5", "#B0BEC5", "#B0BEC5", "#B0BEC5", "#B0BEC5", "#B0BEC5", "#B0BEC5", "red"]]}], "label": "Topic 117", "method": "update"}]}], "title": {"font": {"color": "Black", "size": 22}, "text": "<b>Intertopic Distance Map", "x": 0.5, "xanchor": "center", "y": 0.95, "yanchor": "top"}, "width": 650, "xaxis": {"anchor": "y", "domain": [0, 1], "range": [-2.192, 20.1], "title": {"text": ""}, "visible": false}, "yaxis": {"anchor": "x", "domain": [0, 1], "range": [-13.05, 28.55], "title": {"text": ""}, "visible": false}}}
